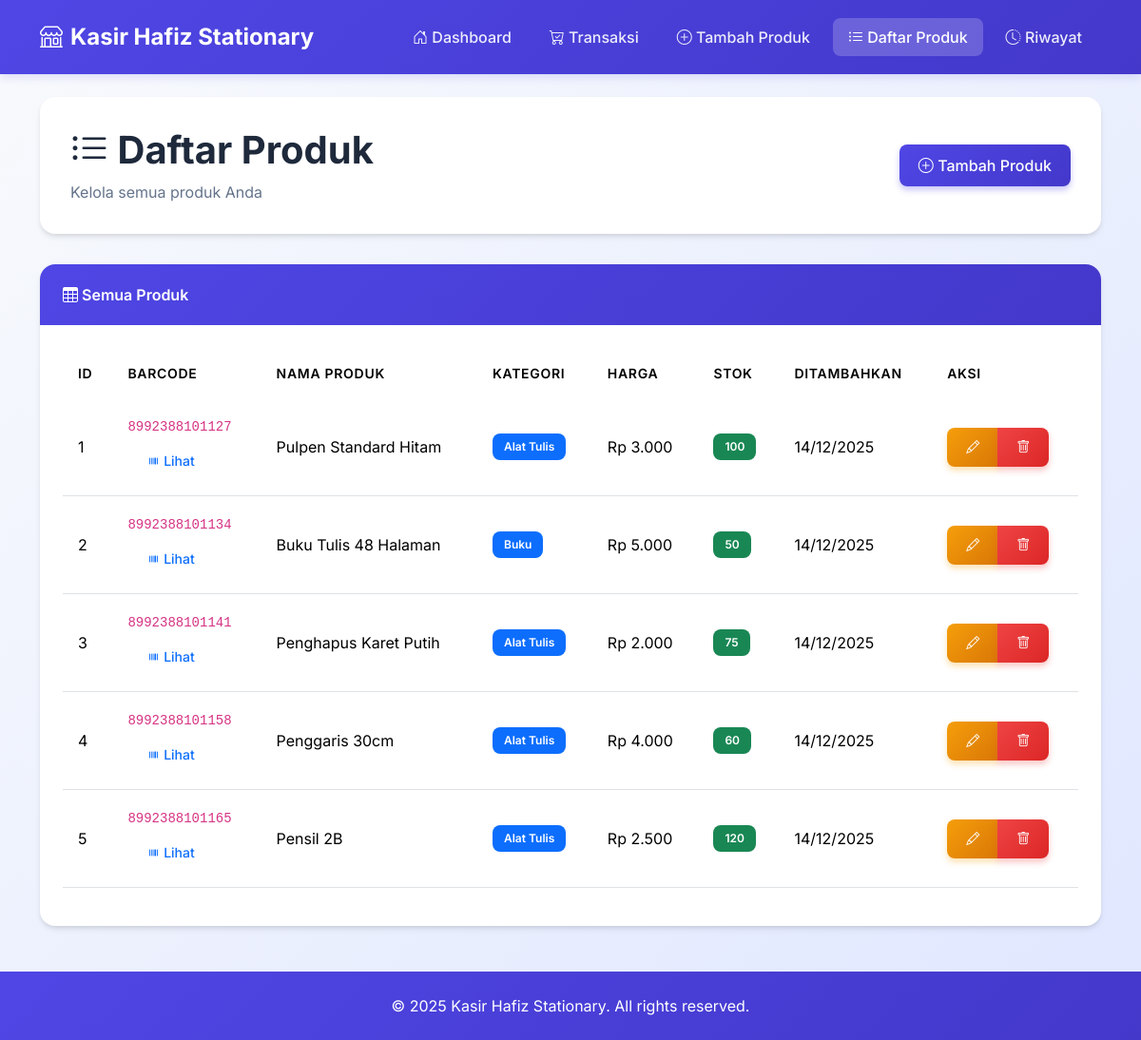
The app's page /daftar_produk.php with its own data.
### tables this page shows
CREATE TABLE IF NOT EXISTS products (
    id INT AUTO_INCREMENT PRIMARY KEY,
    barcode VARCHAR(255) UNIQUE NOT NULL,
    name VARCHAR(255) NOT NULL,
    price DECIMAL(10,2) NOT NULL,
    stock INT NOT NULL DEFAULT 0,
    category VARCHAR(100) NOT NULL,
    created_at TIMESTAMP DEFAULT CURRENT_TIMESTAMP,
    updated_at TIMESTAMP DEFAULT CURRENT_TIMESTAMP ON UPDATE CURRENT_TIMESTAMP,
    INDEX idx_barcode (barcode),
    INDEX idx_category (category)
);

### daftar_produk.php (the view, shortened to what this page needs)
<?php
$conn = getConnection();
$products = $conn->query("SELECT * FROM products ORDER BY created_at DESC");
include 'includes/header.php';
?>
<div class="page-header">
    <div class="d-flex justify-content-between align-items-center">
        <div>
            <h1><i class="bi bi-list-ul"></i> Daftar Produk</h1>
            <p>Kelola semua produk Anda</p>
        </div>
        <div>
            <a href="tambah_produk.php" class="btn btn-primary">
                <i class="bi bi-plus-circle"></i> Tambah Produk
            </a>
        </div>
    </div>
</div>
<div class="custom-card">
    <div class="card-header">
        <i class="bi bi-table"></i> Semua Produk
    </div>
    <div class="card-body">
        <?php if ($products->num_rows > 0): ?>
        <div class="table-responsive">
            <table id="productsTable" class="table table-hover">
                <thead>
                    <tr>
                        <th>ID</th>
                        <th>Barcode</th>
                        <th>Nama Produk</th>
                        <th>Kategori</th>
                        <th>Harga</th>
                        <th>Stok</th>
                        <th>Ditambahkan</th>
                        <th>Aksi</th>
                    </tr>
                </thead>
                <tbody>
                    <?php while ($product = $products->fetch_assoc()): ?>
                    <tr>
                        <td><?php echo $product['id']; ?></td>
                        <td>
                            <code><?php echo htmlspecialchars($product['barcode']); ?></code>
                            <br>
                            <button class="btn btn-sm btn-outline-primary mt-1" onclick="showBarcode('<?php echo htmlspecialchars($product['barcode']); ?>', '<?php echo htmlspecialchars($product['name']); ?>')">
                                <i class="bi bi-upc"></i> Lihat
                            </button>
                        </td>
                        <td><?php echo htmlspecialchars($product['name']); ?></td>
                        <td><span class="badge bg-primary"><?php echo htmlspecialchars($product['category']); ?></span></td>
                        <td>Rp <?php echo number_format($product['price'], 0, ',', '.'); ?></td>
                        <td>
                            <span class="badge <?php echo $product['stock'] > 10 ? 'bg-success' : ($product['stock'] > 0 ? 'bg-warning' : 'bg-danger'); ?>">
                                <?php echo $product['stock']; ?>
                            </span>
                        </td>
                        <td><?php echo date('d/m/Y', strtotime($product['created_at'])); ?></td>
                        <td>
                            <div class="btn-group" role="group">
                                <a href="edit_produk.php?id=<?php echo $product['id']; ?>" class="btn btn-sm btn-warning">
                                    <i class="bi bi-pencil"></i>
                                </a>
                                <button class="btn btn-sm btn-danger" onclick="deleteProduct(<?php echo $product['id']; ?>)">
                                    <i class="bi bi-trash"></i>
                                </button>
                            </div>
                        </td>
                    </tr>
                    <?php endwhile; ?>
                </tbody>
            </table>
        </div>
        <?php else: ?>
        <div class="alert alert-info">
            <i class="bi bi-info-circle"></i> Belum ada produk. <a href="tambah_produk.php">Tambah produk pertama</a>
        </div>
        <?php endif; ?>
    </div>
</div>
<?php
include 'includes/footer.php';
?>

### assets/css/style.css (style rules this page uses)
:root { --primary-color: #4f46e5; --primary-dark: #4338ca; --secondary-color: #06b6d4; --success-color: #10b981; --danger-color: #ef4444; --warning-color: #f59e0b; --dark-color: #1e293b; --light-bg: #f8fafc; --card-shadow: 0 4px 6px -1px rgba(0, 0, 0, 0.1), 0 2px 4px -1px rgba(0, 0, 0, 0.06); --card-shadow-hover: 0 10px 15px -3px rgba(0, 0, 0, 0.1), 0 4px 6px -2px rgba(0, 0, 0, 0.05); }
* { margin: 0; padding: 0; box-sizing: border-box; }
body { font-family: 'Inter', 'Segoe UI', Tahoma, Geneva, Verdana, sans-serif; background: linear-gradient(135deg, #f8fafc 0%, #e0e7ff 100%); min-height: 100vh; }
.custom-card { background: white; border-radius: 1rem; box-shadow: var(--card-shadow); border: none; overflow: hidden; transition: all 0.3s ease; }
.custom-card .card-header { background: linear-gradient(135deg, var(--primary-color), var(--primary-dark)); color: white; padding: 1.25rem 1.5rem; border: none; font-weight: 600; }
.custom-card .card-body { padding: 1.5rem; }
.btn { padding: 0.625rem 1.25rem; border-radius: 0.5rem; font-weight: 500; transition: all 0.3s ease; border: none; }
.btn-primary { background: linear-gradient(135deg, var(--primary-color), var(--primary-dark)); box-shadow: 0 4px 6px rgba(79, 70, 229, 0.3); }
.btn-danger { background: linear-gradient(135deg, #ef4444, #dc2626); box-shadow: 0 4px 6px rgba(239, 68, 68, 0.3); }
.btn-warning { background: linear-gradient(135deg, #f59e0b, #d97706); box-shadow: 0 4px 6px rgba(245, 158, 11, 0.3); color: white; }
.table { background: white; }
.table thead { background: linear-gradient(135deg, var(--primary-color), var(--primary-dark)); color: white; }
.table thead th { border: none; padding: 1rem; font-weight: 600; text-transform: uppercase; font-size: 0.875rem; letter-spacing: 0.05em; }
.table tbody tr { transition: all 0.3s ease; }
.table tbody td { padding: 1rem; vertical-align: middle; }
.page-header { background: white; padding: 2rem; border-radius: 1rem; box-shadow: var(--card-shadow); margin-bottom: 2rem; }
.page-header h1 { color: var(--dark-color); font-weight: 700; margin: 0; }
.page-header p { color: #64748b; margin: 0.5rem 0 0 0; }
.badge { padding: 0.5rem 0.75rem; border-radius: 0.5rem; font-weight: 600; }

### records on screen
products: id "1", barcode "8992388101127", name "Pulpen Standard Hitam", category "Alat Tulis", price "3.000", stock "100", created_at "14/12/2025"
products: id "2", barcode "8992388101134", name "Buku Tulis 48 Halaman", category "Buku", price "5.000", stock "50", created_at "14/12/2025"
products: id "3", barcode "8992388101141", name "Penghapus Karet Putih", category "Alat Tulis", price "2.000", stock "75", created_at "14/12/2025"
products: id "4", barcode "8992388101158", name "Penggaris 30cm", category "Alat Tulis", price "4.000", stock "60", created_at "14/12/2025"
products: id "5", barcode "8992388101165", name "Pensil 2B", category "Alat Tulis", price "2.500", stock "120", created_at "14/12/2025"
